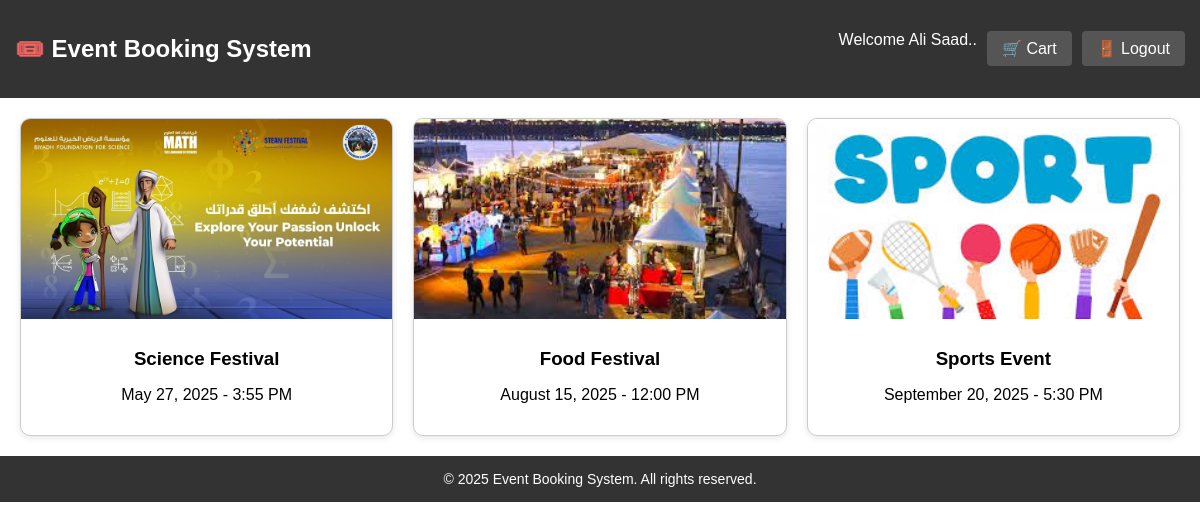
The page /customer/home.php (signed in) on the database its author committed.
### tables this page shows
CREATE TABLE `events` (
  `id` int(11) NOT NULL,
  `name` varchar(150) NOT NULL,
  `event_date` datetime NOT NULL,
  `location` varchar(100) NOT NULL,
  `ticket_price` decimal(10,2) NOT NULL,
  `image` varchar(255) DEFAULT NULL,
  `max_tickets` int(11) NOT NULL
);

### customer/home.php (the view, shortened to what this page needs)
<?php
require_once '../includes/config.php';
$stmt = $conn->query("SELECT * FROM events ORDER BY event_date ASC");
$events = $stmt->fetchAll(PDO::FETCH_ASSOC);
?>
<!DOCTYPE html>
<html lang="en">
<head>
    <link rel="stylesheet" href="../assets/css/home.css">
</head>
<body>
<header>
    <div class="header-top">
        <h2>🎟️ Event Booking System</h2>
        <div class="header-buttons">
            <span>Welcome <?php echo htmlspecialchars($_SESSION['customer_name']); ?>..</span>
            <a href="cart.php">🛒 Cart</a>
            <a href="logout.php">🚪 Logout</a>
        </div>
    </div>
</header>
<main>
    <div class="event-grid">
        <?php foreach ($events as $event): ?>
            <div class="card">
                <img src="../images/<?php echo htmlspecialchars($event['image']); ?>" alt="Event Image">
                <div class="card-content">
                    <h3><?php echo htmlspecialchars($event['name']); ?></h3>
                    <p><?php echo date("F j, Y - g:i A", strtotime($event['event_date'])); ?></p>
                </div>
            </div>
        <?php endforeach; ?>
    </div>
</main>
<footer>
    &copy; <?php echo date("Y"); ?> Event Booking System. All rights reserved.
</footer>
</body>
</html>

### css/home.css (style rules this page uses)
body { font-family: Arial, sans-serif; margin: 0; padding: 0; }
header, footer { background-color: #333; color: white; padding: 15px; text-align: center; }
main { padding: 20px; }
.event-grid { display: grid; grid-template-columns: repeat(auto-fit, minmax(280px, 1fr)); gap: 20px; }
.card { border: 1px solid #ccc; border-radius: 10px; overflow: hidden; box-shadow: 0 2px 6px rgba(0,0,0,0.1); transition: transform 0.2s; position: relative; }
.card img { width: 100%; height: 200px; object-fit: cover; }
.card-content { padding: 15px; text-align: center; }
.card-content h3 { margin: 10px 0 5px; }
.header-top { display: flex; justify-content: space-between; align-items: center; }
.header-buttons { display: flex; gap: 10px; }
.header-buttons a { background-color: #555; color: white; padding: 8px 15px; text-decoration: none; border-radius: 4px; }
footer { text-align: center; font-size: 14px; }

### rows shown on the page
events: image (picture), name "Science Festival", event_date "May 27, 2025 - 3:55 PM"
events: image (picture), name "Food Festival", event_date "August 15, 2025 - 12:00 PM"
events: image (picture), name "Sports Event", event_date "September 20, 2025 - 5:30 PM"

### other values the page prints
$_SESSION['customer_name'] "Ali Saad"
